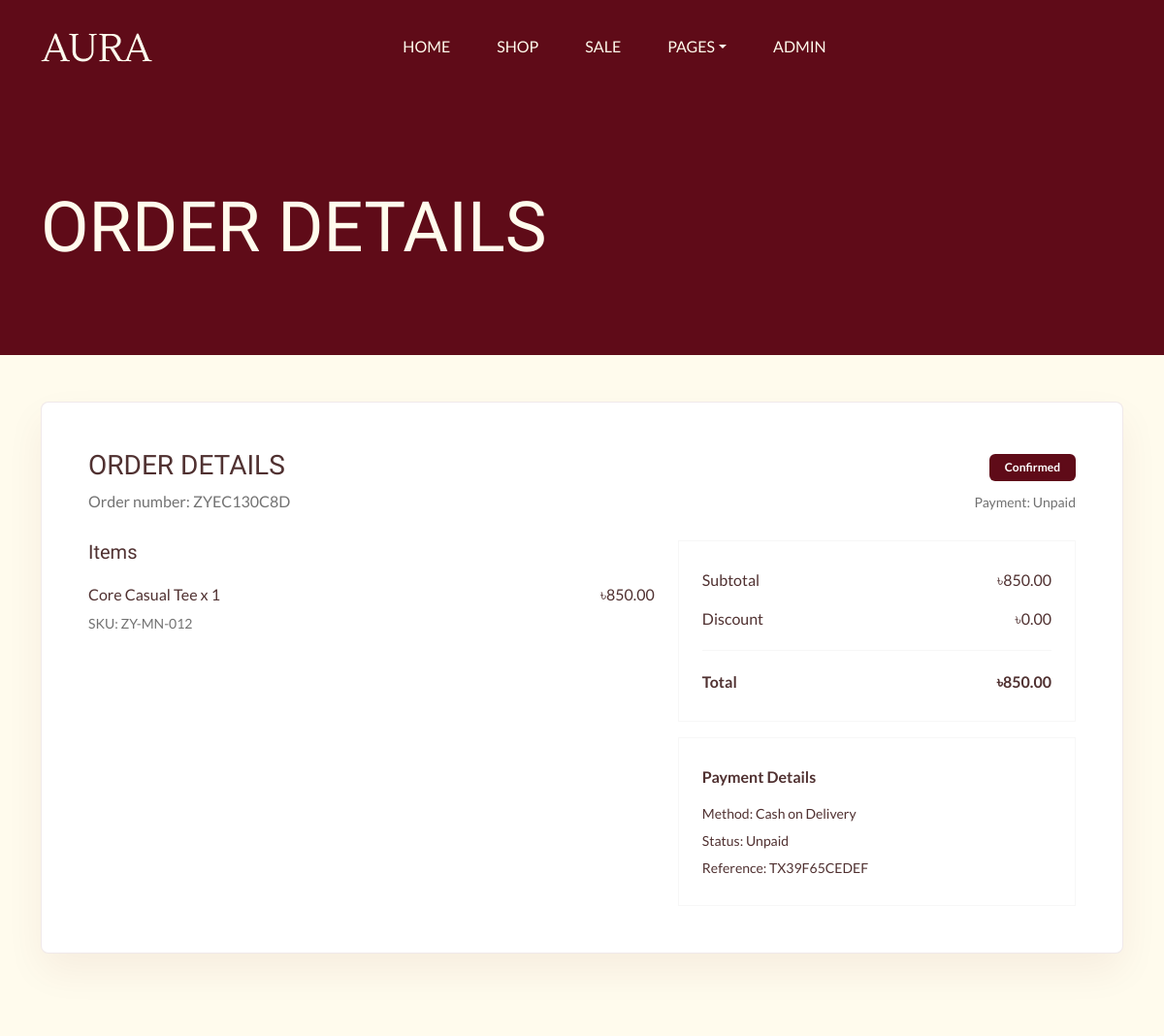
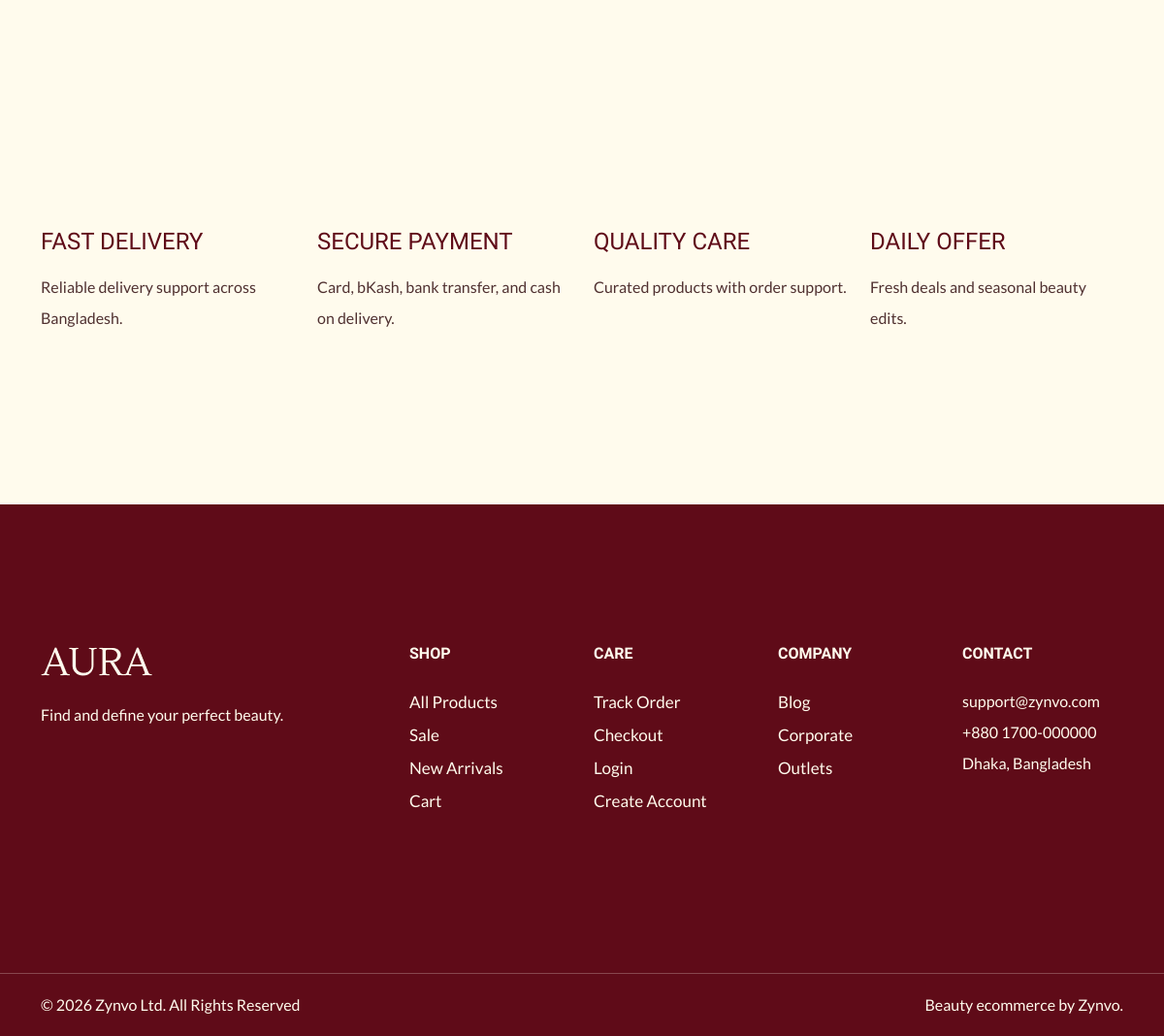
The page /orders/ZYEC130C8D/ (signed in) on the database its author committed (2 pictures, top to bottom).
### orders/models.py (models this page shows, shortened)
class Order(models.Model):
    STATUS_CHOICES = [
        ('pending', 'Pending'),
        ('awaiting_payment', 'Awaiting Payment'),
        ('confirmed', 'Confirmed'),
        ('processing', 'Processing'),
        ('shipped', 'Shipped'),
        ('delivered', 'Delivered'),
        ('cancelled', 'Cancelled'),
    ]
    PAYMENT_METHOD_CHOICES = [
        ('cod', 'Cash on Delivery'),
        ('bkash', 'bKash / Mobile Banking'),
        ('card', 'Card / Stripe Sandbox'),
        ('bank', 'Bank Transfer'),
    ]
    PAYMENT_STATUS_CHOICES = [
        ('unpaid', 'Unpaid'),
        ('pending', 'Pending Verification'),
        ('paid', 'Paid'),
        ('failed', 'Failed'),
    ]
    user = models.ForeignKey(settings.AUTH_USER_MODEL, on_delete=models.SET_NULL, null=True, blank=True)
    address = models.ForeignKey(Address, on_delete=models.SET_NULL, null=True)
    order_number = models.CharField(max_length=20, unique=True)
    subtotal = models.DecimalField(max_digits=10, decimal_places=2, default=0)
    discount = models.DecimalField(max_digits=10, decimal_places=2, default=0)
    total = models.DecimalField(max_digits=10, decimal_places=2, default=0)
    status = models.CharField(max_length=20, choices=STATUS_CHOICES, default='pending')
    payment_method = models.CharField(max_length=20, choices=PAYMENT_METHOD_CHOICES, default='cod')
    payment_status = models.CharField(max_length=20, choices=PAYMENT_STATUS_CHOICES, default='unpaid')
    customer_note = models.TextField(blank=True)
    created_at = models.DateTimeField(auto_now_add=True)
    class Meta:
        ordering = ['-created_at']

class OrderItem(models.Model):
    order = models.ForeignKey(Order, on_delete=models.CASCADE, related_name='items')
    product = models.ForeignKey(Product, on_delete=models.SET_NULL, null=True)
    variant = models.ForeignKey(ProductVariant, on_delete=models.SET_NULL, null=True, blank=True)
    product_name = models.CharField(max_length=180)
    sku = models.CharField(max_length=60)
    quantity = models.PositiveIntegerField(default=1)
    unit_price = models.DecimalField(max_digits=10, decimal_places=2)
    total_price = models.DecimalField(max_digits=10, decimal_places=2)

class PaymentTransaction(models.Model):
    STATUS_CHOICES = [
        ('initiated', 'Initiated'),
        ('success', 'Success'),
        ('failed', 'Failed'),
        ('pending', 'Pending'),
    ]
    order = models.ForeignKey(Order, on_delete=models.CASCADE, related_name='payments')
    provider = models.CharField(max_length=30)
    reference = models.CharField(max_length=80, unique=True)
    amount = models.DecimalField(max_digits=10, decimal_places=2)
    status = models.CharField(max_length=20, choices=STATUS_CHOICES, default='initiated')
    payload = models.JSONField(default=dict, blank=True)
    created_at = models.DateTimeField(auto_now_add=True)
    class Meta:
        ordering = ['-created_at']

### core/models.py (models this page shows, shortened)
class SingletonModel(models.Model):
    class Meta:
        abstract = True
    @classmethod
    def load(cls):
        obj, _ = cls.objects.get_or_create(pk=1)
        return obj

class SiteSettings(SingletonModel):
    site_name = models.CharField(max_length=100, default='Zynvo')
    tagline = models.CharField(max_length=150, default='Smart living, curated beautifully.')
    support_phone = models.CharField(max_length=30, default='+880 1700-000000')
    support_email = models.EmailField(default='support@zynvo.com')
    address = models.CharField(max_length=255, default='Dhaka, Bangladesh')
    copyright_text = models.CharField(max_length=255, default='© 2026 Zynvo Ltd. All Rights Reserved')
    hero_title = models.CharField(max_length=140, default='Elevate your everyday with Zynvo')
    hero_subtitle = models.CharField(
        max_length=255,
        default='Discover hand-picked lifestyle, fashion, and gadget essentials with fast delivery.',
    )
    announcement_text = models.CharField(max_length=255, default='Free shipping on orders over ৳3000')
    corporate_cta_title = models.CharField(max_length=140, default='Become Our Corporate Partner')
    corporate_cta_url = models.CharField(max_length=255, default='/corporate/')
    facebook_url = models.URLField(blank=True)
    instagram_url = models.URLField(blank=True)
    youtube_url = models.URLField(blank=True)
    linkedin_url = models.URLField(blank=True)

### orders/views.py (the view)
# urls.py: path('<str:order_number>/', views.order_detail, name='detail'),
def order_detail(request, order_number):
    order = _get_accessible_order(request, order_number, include_payments=True)
    return render(request, 'orders/order_detail.html', {'order': order, 'latest_payment': order.payments.first()})

### orders/cart_utils.py (called while the page is built, shortened)
def _cart(request, create=False):
    cart = request.session.get('cart')
    if cart is None:
        cart = {}
        if create:
            request.session['cart'] = cart
    return cart

def get_cart_items(request):
    from catalog.models import Product, ProductVariant
    cart = _cart(request)
    items = []
    subtotal = Decimal('0.00')
    if not cart:
        return items, subtotal

### orders/context_processors.py (called while the page is built)
def cart_context(request):
    items, subtotal = get_cart_items(request)
    return {
        'cart_items': items,
        'cart_subtotal': subtotal,
        'cart_count': sum(item['quantity'] for item in items),
    }

### orders/views.py (called while the page is built)
def _can_access_order(request, order):
    if request.user.is_staff:
        return True
    if request.user.is_authenticated:
        return order.user_id == request.user.id
    return order.order_number in request.session.get('recent_order_numbers', [])

def _get_accessible_order(request, order_number, *, include_payments=False):
    queryset = Order.objects.select_related('address').prefetch_related('items')
    if include_payments:
        queryset = queryset.prefetch_related('payments')
    order = get_object_or_404(queryset, order_number=order_number)
    if not _can_access_order(request, order):
        raise Http404('Order not found.')
    return order

### templates/orders/order_detail.html (shortened to what this page needs)
{% extends 'base.html' %}
{% block content %}
<section class="page-hero"><div class="container"><h1 class="display-2 text-uppercase">Order Details</h1></div></section>
<section class="padding-medium pt-5">
  <div class="container">
    <div class="aura-card p-5">
        <div class="d-flex justify-content-between flex-wrap gap-3 align-items-center mb-4">
            <div>
                <h1 class="h3 text-uppercase mb-1">Order details</h1>
                <p class="aura-muted mb-0">Order number: {{ order.order_number }}</p>
            </div>
            <div class="text-end">
                <span class="badge bg-primary px-3 py-2">{{ order.get_status_display }}</span>
                <div class="small aura-muted mt-2">Payment: {{ order.get_payment_status_display }}</div>
            </div>
        </div>
        <div class="row g-4">
            <div class="col-lg-7">
                <h2 class="h5 mb-3">Items</h2>
                {% for item in order.items.all %}
                <div class="d-flex justify-content-between order-line {% if not forloop.last %}border-bottom pb-2 mb-2{% endif %}">
                    <div>
                        <div>{{ item.product_name }} x {{ item.quantity }}</div>
                        <div class="aura-muted small">SKU: {{ item.sku }}</div>
                    </div>
                    <div>&#2547;{{ item.total_price }}</div>
                </div>
                {% endfor %}
            </div>
            <div class="col-lg-5">
                <div class="border p-4 mb-3">
                    <div class="d-flex justify-content-between summary-line mb-2"><span>Subtotal</span><span>&#2547;{{ order.subtotal }}</span></div>
                    <div class="d-flex justify-content-between summary-line mb-2"><span>Discount</span><span>&#2547;{{ order.discount }}</span></div>
                    <div class="d-flex justify-content-between summary-line fw-bold border-top pt-3 mt-3"><span>Total</span><span>&#2547;{{ order.total }}</span></div>
                </div>
                <div class="border p-4">
                    <div class="fw-semibold mb-2">Payment Details</div>
                    <div class="small">Method: {{ order.get_payment_method_display }}</div>
                    <div class="small">Status: {{ order.get_payment_status_display }}</div>
                    {% if latest_payment %}<div class="small">Reference: {{ latest_payment.reference }}</div>{% endif %}
                </div>
            </div>
        </div>
    </div>
  </div>
</section>
{% endblock %}

### templates/includes/footer.html (shortened to what this page needs)
{% load static %}
<section id="service" class="padding-medium">
  <div class="container">
    <div class="row">
      <div class="col-md-3 my-3">
        <div class="card">
          <h4 class="text-uppercase py-3 m-0">Fast Delivery</h4>
          <p>Reliable delivery support across Bangladesh.</p>
        </div>
      </div>
      <div class="col-md-3 my-3">
        <div class="card">
          <h4 class="text-uppercase py-3 m-0">Secure Payment</h4>
          <p>Card, bKash, bank transfer, and cash on delivery.</p>
        </div>
      </div>
      <div class="col-md-3 my-3">
        <div class="card">
          <h4 class="text-uppercase py-3 m-0">Quality Care</h4>
          <p>Curated products with order support.</p>
        </div>
      </div>
      <div class="col-md-3 my-3">
        <div class="card">
          <h4 class="text-uppercase py-3 m-0">Daily Offer</h4>
          <p>Fresh deals and seasonal beauty edits.</p>
        </div>
      </div>
    </div>
  </div>
</section>
<footer id="footer" class="bg-primary padding-medium">
  <div class="container text-light">
    <div class="row">
      <div class="col-md-4">
        <div class="footer-menu">
          <img src="{% static 'aura/images/logo.png' %}" alt="{{ site_settings.site_name }}">
          <p class="mt-4">Find and define your perfect beauty.</p>
          <div class="social-links mt-4">
            <ul class="d-flex list-unstyled gap-3">
              <li><a href="{{ site_settings.facebook_url|default:'#' }}"><iconify-icon class="social-icon text-light fs-4 me-4" icon="ri:facebook-fill"></iconify-icon></a></li>
              <li><a href="{{ site_settings.instagram_url|default:'#' }}"><iconify-icon class="social-icon text-light fs-4 me-4" icon="ri:instagram-fill"></iconify-icon></a></li>
              <li><a href="{{ site_settings.youtube_url|default:'#' }}"><iconify-icon class="social-icon text-light fs-4 me-4" icon="ri:youtube-fill"></iconify-icon></a></li>
            </ul>
          </div>
        </div>
      </div>
      <div class="col-md-2">
        <div class="footer-menu">
          <h6 class="text-uppercase fw-bold text-light mb-4">Shop</h6>
          <ul class="menu-list list-unstyled">
            <li><a href="{% url 'catalog:shop' %}" class="footer-link">All Products</a></li>
            <li><a href="{% url 'catalog:shop' %}?sale=1" class="footer-link">Sale</a></li>
            <li><a href="{% url 'catalog:shop' %}?sort=latest" class="footer-link">New Arrivals</a></li>
            <li><a href="{% url 'orders:cart' %}" class="footer-link">Cart</a></li>
          </ul>
        </div>
      </div>
      <div class="col-md-2">
        <div class="footer-menu">
          <h6 class="text-uppercase fw-bold text-light mb-4">Care</h6>
          <ul class="menu-list list-unstyled">
            <li><a href="{% url 'orders:tracking' %}" class="footer-link">Track Order</a></li>
            <li><a href="{% url 'orders:checkout' %}" class="footer-link">Checkout</a></li>
            <li><a href="{% url 'accounts:login' %}" class="footer-link">Login</a></li>
            <li><a href="{% url 'accounts:register' %}" class="footer-link">Create Account</a></li>
          </ul>
        </div>
      </div>
      <div class="col-md-2">
        <div class="footer-menu">
          <h6 class="text-uppercase fw-bold text-light mb-4">Company</h6>
          <ul class="menu-list list-unstyled">
            <li><a href="{% url 'core:blog_index' %}" class="footer-link">Blog</a></li>
            <li><a href="{% url 'core:corporate' %}" class="footer-link">Corporate</a></li>
            <li><a href="{% url 'core:outlets' %}" class="footer-link">Outlets</a></li>
          </ul>
        </div>
      </div>
      <div class="col-md-2">
        <div class="footer-menu">
          <h6 class="text-uppercase fw-bold text-light mb-4">Contact</h6>
          <ul class="menu-list list-unstyled">
            <li class="footer-link">{{ site_settings.support_email }}</li>
            <li class="footer-link">{{ site_settings.support_phone }}</li>
            <li class="footer-link">{{ site_settings.address }}</li>
          </ul>
        </div>
      </div>
    </div>
  </div>
</footer>
<div id="footer-bottom" class="bg-primary">
  <hr class="text-light m-0">
  <div class="container text-light pt-3">
    <div class="row">
      <div class="col-md-6 copyright"><p>{{ site_settings.copyright_text|default:"© Zynvo. All rights reserved." }}</p></div>
      <div class="col-md-6 text-md-end"><p>Beauty ecommerce by {{ site_settings.site_name }}.</p></div>
    </div>
  </div>
</div>

### static/css/styles.css (style rules this page uses)
:root { --header-height: 160px; --header-height-min: 80px; }
:root { --accent-color: #5f0b18; --dark-color: #222222; --light-dark-color: #727272; --light-color: #fffbed; --grey-color: #dbdbdb; --light-grey-color: #ffdede; --light-primary-color: #fffbed; }
:root { --body-font: "Lato", sans-serif; --heading-font: "Lustria", serif; }
body { --bs-body-bg: #fffbed; --bs-link-color: #333; --bs-link-hover-color: #333; --bs-link-color-rgb: 40, 40, 40; --bs-link-hover-color-rgb: 0, 0, 0; --bs-light-rgb: 255, 251, 237; --bs-font-sans-serif: "Lato", sans-serif; --bs-body-font-family: var(--bs-font-sans-serif); --bs-body-font-size: 1rem; --bs-body-font-weight: 400; --bs-body-line-height: 2; --bs-body-color: #503131; --bs-primary: #5f0b18; --bs-primary-rgb: 95, 11, 24; --bs-primary-bg-subtle: #FFF9EB; --bs-border-color: #F7F7F7; --bs-secondary-rgb: 230, 243, 251; --bs-success-rgb: 238, 245, 228; --bs-danger-rgb: 249, 235, 231; --bs-warning-rgb: 255, 249, 235; --bs-info-rgb: 230, 243, 250; }
h1, h2, h3, h4, h5, h6 { font-family: var(--heading-font); color: var(--accent-color); font-weight: 500; text-transform: capitalize; }
a { text-decoration: none; }
.padding-medium { padding-top: 9rem; padding-bottom: 9rem; }
a.footer-link { color: var(--light-color); font-size: 1.0625rem; text-transform: capitalize; }
.card { --bs-card-inner-border-radius: none; --bs-card-bg: transparent; background-color: transparent; border: none; }
.aura-site { background: var(--light-color); }
.page-hero { padding-top: 12rem; padding-bottom: 5rem; background: var(--accent-color); color: var(--light-color); }
.page-hero h1, .page-hero p, .page-hero a { color: var(--light-color); }
.aura-card { background: #fff; border: 1px solid rgba(95, 11, 24, 0.09); border-radius: 8px; box-shadow: 0 18px 40px rgba(95, 11, 24, 0.06); }
.aura-muted { color: var(--light-dark-color); }

### rows shown on the page
Order: order_number "ZYEC130C8D", status "Confirmed", payment_status "Unpaid", subtotal "850.00", discount "0.00", total "850.00", payment_method "Cash on Delivery"
OrderItem: product_name "Core Casual Tee", quantity "1", sku "ZY-MN-012", total_price "850.00"
PaymentTransaction: reference "TX39F65CEDEF"
SiteSettings: support_email "support@zynvo.com", support_phone "+880 1700-000000", address "Dhaka, Bangladesh", copyright_text "© 2026 Zynvo Ltd. All Rights Reserved", site_name "Zynvo"
